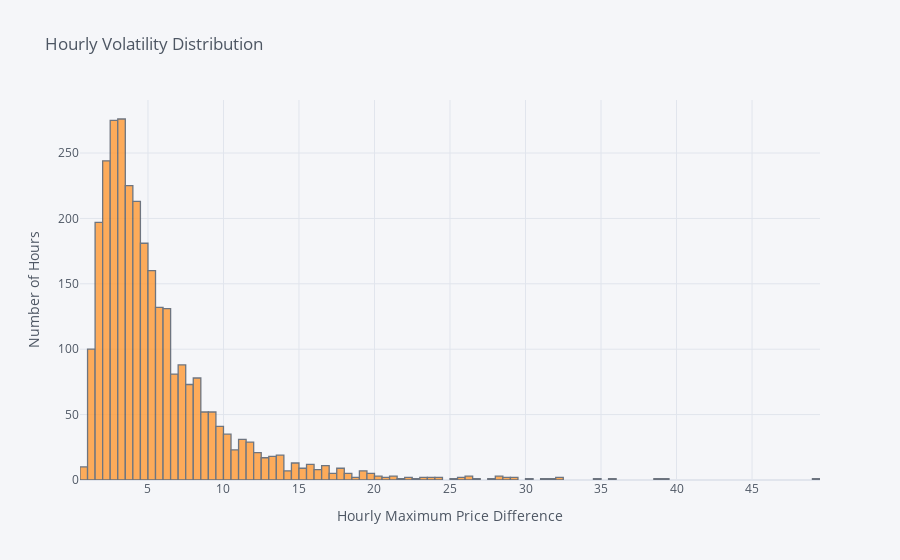

Source (notebook cell):
### Markdown cell above
__________________________![image.png](attachment:51e601ca-0e8a-494b-8828-90b684f8e9b6.png)

### Code cell
Ask_1h_2024[['Volatility']].iplot(
                kind='hist',
                barmode='overlay',
                xTitle='Hourly Maximum Price Difference',
                yTitle='Number of Hours',
                title='Hourly Volatility Distribution')

### Figure 1 — Plotly figure (JSON) as saved in the notebook; plotly's stock layout.template omitted (floating-point values rounded to 4 significant figures; data arrays with more than 128 entries replaced by an {"elided": "..."} marker saying what was removed)
{"data": [{"histfunc": "count", "histnorm": "", "marker": {"color": "rgba(255, 153, 51, 1.0)", "line": {"color": "#4D5663", "width": 1.3}}, "name": "Volatility", "opacity": 0.8, "orientation": "v", "type": "histogram", "x": {"elided": "2938 float values"}}], "layout": {"autosize": true, "barmode": "overlay", "legend": {"bgcolor": "#F5F6F9", "font": {"color": "#4D5663"}}, "paper_bgcolor": "#F5F6F9", "plot_bgcolor": "#F5F6F9", "title": {"font": {"color": "#4D5663"}, "text": "Hourly Volatility Distribution"}, "xaxis": {"autorange": true, "gridcolor": "#E1E5ED", "range": [0.5, 49.5], "showgrid": true, "tickfont": {"color": "#4D5663"}, "title": {"font": {"color": "#4D5663"}, "text": "Hourly Maximum Price Difference"}, "type": "linear", "zerolinecolor": "#E1E5ED"}, "yaxis": {"autorange": true, "gridcolor": "#E1E5ED", "range": [0, 290.5], "showgrid": true, "tickfont": {"color": "#4D5663"}, "title": {"font": {"color": "#4D5663"}, "text": "Number of Hours"}, "zerolinecolor": "#E1E5ED"}}}
